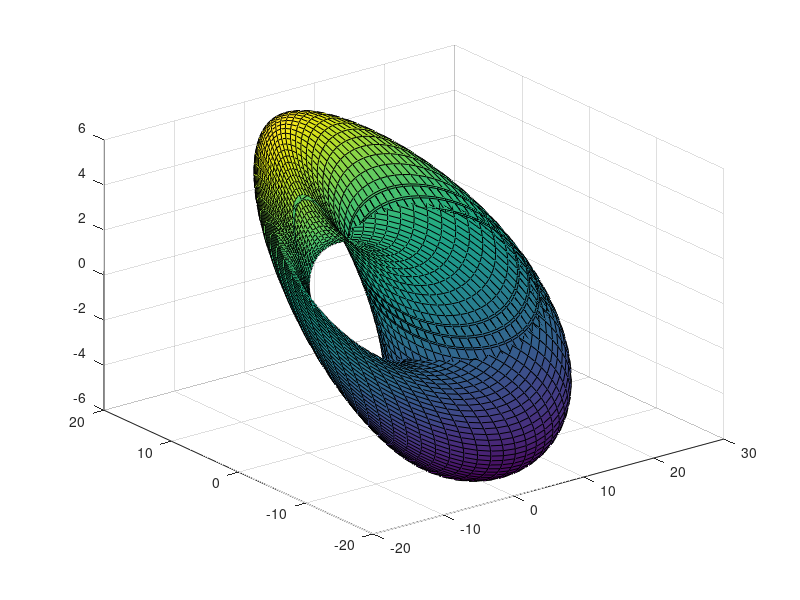

This figure's MATLAB source:
[phi, ksi] = meshgrid(0:0.1:2.1*pi, -pi:0.1:pi);
R = 5
r = 2
##x = (R + r.*cos(ksi)) .* cos(phi);
##y = (R + r.*cos(ksi)) .* sin(phi);
##z = r.*sin(ksi);

x = (R + r.*cos(ksi)) .* cos(phi) + (R + r.*cos(phi)) .* cos(ksi) + (R + r.*cos(ksi)) .* cos(phi);
y = (R + r.*cos(ksi)) .*sin(phi) + (R + r.*cos(phi)) .*sin(ksi) + (R + r.*cos(ksi)) .* sin(phi);
z = r.*sin(phi) + r.*sin(ksi) + r.*sin(phi);


surf(x,y,z);
